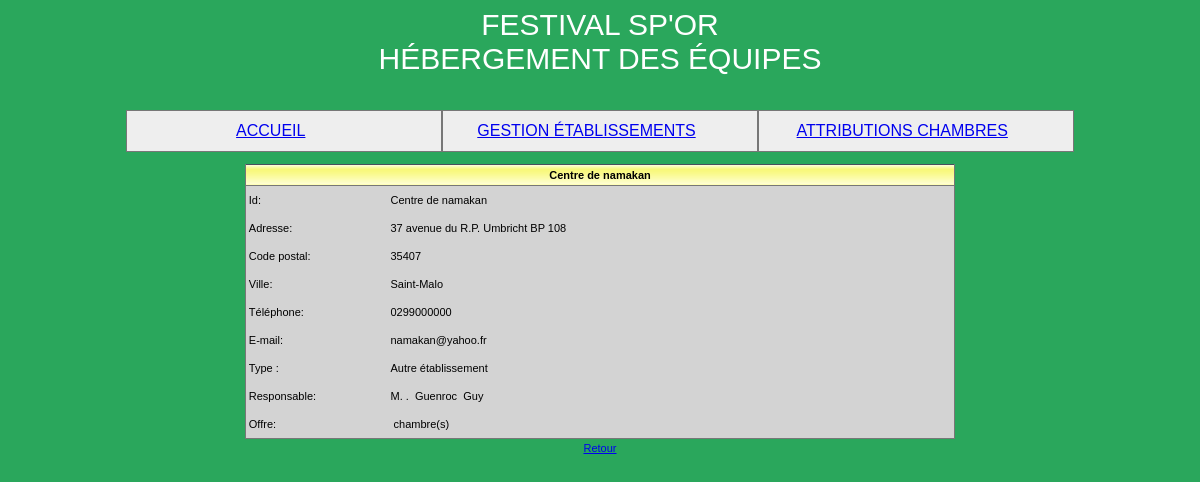
Page /index.php?page=DetailEtablissement&id=0101010D on the committed database.
### tables this page shows
create table Etablissement 
(id char(8) not null, 
nom varchar(45) not null,
adresseRue varchar(45) not null, 
codePostal char(5) not null, 
ville varchar(35) not null,
tel varchar(13) not null,
adresseElectronique varchar(70),
type tinyint not null,
civiliteResponsable varchar(12) not null,
nomResponsable varchar(25) not null,
prenomResponsable varchar(25),
nombreChambresOffertes integer,
constraint pk_Etablissement primary key(id));

### models/Modele.php (called while the page is built, shortened)
<?php
function getbdd() {
    $user = 'root';
    $pswd = 'root';
    $host = 'localhost';
    $bdd = 'festival';
    $dsn = "mysql:$host=localhost;dbname=$bdd;charset=utf8";
    $connexion = new PDO($dsn, $user, $pswd);
    return $connexion;
}
function afficheDetailEtablissement()
{
    require 'vueDetailEtablissement.php';
}
function obtenirDetailEtablissement($connexion, $id)
{
   $connexion = getbdd();
   $req='SELECT * from Etablissement where id="'.$id.'"';
   $res = $connexion->prepare($req);
   $res->execute();
   $statement = $res->fetch();
   return $statement;
}
?>

### index.php (called while the page is built)
<?php
require 'controllers/controllers.php';
?>

### vueDetailEtablissement.php (the view, shortened to what this page needs)
<?php
$connexion=getbdd();
$id=$_GET['id'];
?>
<?php
$lgEtab=obtenirDetailEtablissement($connexion, $id);
$adresseRue=$lgEtab['adresseRue'];
$nom=$lgEtab['nom'];
$codePostal=$lgEtab['codePostal'];
$ville=$lgEtab['ville'];
$tel=$lgEtab['tel'];
$adresseElectronique=$lgEtab['adresseElectronique'];
$type=$lgEtab['type'];
$civiliteResponsable=$lgEtab['civiliteResponsable'];
$nomResponsable=$lgEtab['nomResponsable'];
$prenomResponsable=$lgEtab['prenomResponsable'];
$nombreChambresOffertes=$lgEtab['nombreChambresOffertes'];
?>
<table width='60%' cellspacing='0' cellpadding='0' align='center'
class='tabNonQuadrille'>
   <tr class='enTeteTabNonQuad'>
      <td colspan='3'><?=$nom ?></td>
   </tr>
   <tr class='ligneTabNonQuad'>
      <td  width='20%'> Id: </td>
      <td> <?=$nom ?></td>
   </tr>
   <tr class='ligneTabNonQuad'>
      <td> Adresse: </td>
      <td><?= $adresseRue ?> </td>
   </tr>
   <tr class='ligneTabNonQuad'>
      <td> Code postal: </td>
      <td><?=$codePostal?></td>
   </tr>
   <tr class='ligneTabNonQuad'>
      <td> Ville: </td>
      <td><?=$ville?></td>
   </tr>
   <tr class='ligneTabNonQuad'>
      <td> Téléphone: </td>
      <td><?=$tel?></td>
   </tr>
   <tr class='ligneTabNonQuad'>
      <td> E-mail: </td>
      <td><?=$adresseElectronique?></td>
   </tr>
   <tr class='ligneTabNonQuad'>
      <td> Type : </td>
      <?php if ($type==1): ?>
         <td> Etablissement scolaire </td>
      <?php else : ?>
          <td> Autre établissement </td>
      <?php endif; ?>
   </tr>
   <tr class='ligneTabNonQuad'>
      <td> Responsable: </td>
      <td><?= $civiliteResponsable ?> .&nbsp; <?= $nomResponsable ?>&nbsp; <?= $prenomResponsable ?></td>
   </tr>
   <tr class='ligneTabNonQuad'>
      <td> Offre: </td>
      <td><?php $nombreChambresOffertes ?>&nbsp;chambre(s)</td>
   </tr>
</table>
<table align='center'>
   <tr>
      <td align='center'><a href='index.php?page=Etablissement'>Retour</a>
      </td>
   </tr>
</table>
<?php $contenu =ob_get_clean(); ?>
<?php echo $contenu; ?>

### css/cssGeneral.css (style rules this page uses)
.basePage { background-color:#2AA75C; color:darkgreen; font:11px Arial, Helvetica, sans-serif; }
td,tr { font:11px Arial, Helvetica, sans-serif; }
table.tabNonQuadrille { background-color:lightgrey; border-bottom:1px solid #777777; border-right:1px solid #777777; border-left:1px solid #777777; border-top:1px #777777; color:black; }
tr.enTeteTabNonQuad td { background-image:url('../images/xpBarre.jpg'); height:21px; text-align:center; font-weight:bold; border-bottom:1px solid #777777; }
tr.ligneTabNonQuad td { background-color: lightgrey; height:28px; text-align:left; padding-left:3px; color:black; }

### rows in the picture
etablissement: nom "Centre de namakan", adresseRue "37 avenue du R.P. Umbricht BP 108", codePostal "35407", ville "Saint-Malo", tel "0299000000", adresseElectronique "namakan@yahoo.fr", civiliteResponsable "M.", nomResponsable "Guenroc", prenomResponsable "Guy"
